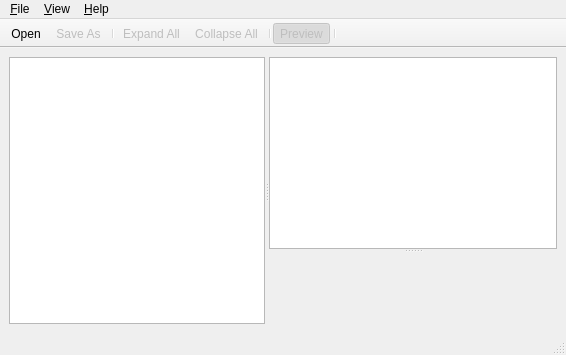
<?xml version="1.0" encoding="UTF-8"?>
<ui version="4.0">
 <class>MainWindow</class>
 <widget class="QMainWindow" name="MainWindow">
  <property name="geometry">
   <rect>
    <x>0</x>
    <y>0</y>
    <width>566</width>
    <height>355</height>
   </rect>
  </property>
  <property name="windowTitle">
   <string>Presentation Explorer</string>
  </property>
  <property name="windowIcon">
   <iconset resource="resources.qrc">
    <normaloff>:/resources/images/MainWindow.ico</normaloff>:/resources/images/MainWindow.ico</iconset>
  </property>
  <property name="dockOptions">
   <set>QMainWindow::AllowTabbedDocks|QMainWindow::AnimatedDocks</set>
  </property>
  <widget class="QWidget" name="centralwidget">
   <property name="sizePolicy">
    <sizepolicy hsizetype="Maximum" vsizetype="Maximum">
     <horstretch>0</horstretch>
     <verstretch>0</verstretch>
    </sizepolicy>
   </property>
   <layout class="QHBoxLayout" name="horizontalLayout">
    <item>
     <widget class="QSplitter" name="horizontalSplitter">
      <property name="sizePolicy">
       <sizepolicy hsizetype="Expanding" vsizetype="Expanding">
        <horstretch>0</horstretch>
        <verstretch>0</verstretch>
       </sizepolicy>
      </property>
      <property name="orientation">
       <enum>Qt::Horizontal</enum>
      </property>
      <property name="opaqueResize">
       <bool>true</bool>
      </property>
      <widget class="QTreeView" name="treeView">
       <property name="sizePolicy">
        <sizepolicy hsizetype="Expanding" vsizetype="Expanding">
         <horstretch>0</horstretch>
         <verstretch>0</verstretch>
        </sizepolicy>
       </property>
       <property name="minimumSize">
        <size>
         <width>0</width>
         <height>0</height>
        </size>
       </property>
       <property name="maximumSize">
        <size>
         <width>16777215</width>
         <height>16777215</height>
        </size>
       </property>
       <property name="baseSize">
        <size>
         <width>0</width>
         <height>0</height>
        </size>
       </property>
       <attribute name="headerVisible">
        <bool>false</bool>
       </attribute>
      </widget>
      <widget class="QSplitter" name="verticalSplitter">
       <property name="sizePolicy">
        <sizepolicy hsizetype="Expanding" vsizetype="Expanding">
         <horstretch>1</horstretch>
         <verstretch>0</verstretch>
        </sizepolicy>
       </property>
       <property name="orientation">
        <enum>Qt::Vertical</enum>
       </property>
       <widget class="QTextEdit" name="textEdit">
        <property name="sizePolicy">
         <sizepolicy hsizetype="Expanding" vsizetype="Expanding">
          <horstretch>0</horstretch>
          <verstretch>0</verstretch>
         </sizepolicy>
        </property>
       </widget>
       <widget class="QLabel" name="canvas">
        <property name="sizePolicy">
         <sizepolicy hsizetype="Expanding" vsizetype="Expanding">
          <horstretch>0</horstretch>
          <verstretch>1</verstretch>
         </sizepolicy>
        </property>
        <property name="frameShape">
         <enum>QFrame::NoFrame</enum>
        </property>
        <property name="lineWidth">
         <number>1</number>
        </property>
        <property name="text">
         <string/>
        </property>
        <property name="scaledContents">
         <bool>false</bool>
        </property>
        <property name="indent">
         <number>-1</number>
        </property>
       </widget>
      </widget>
     </widget>
    </item>
   </layout>
  </widget>
  <widget class="QMenuBar" name="menubar">
   <property name="geometry">
    <rect>
     <x>0</x>
     <y>0</y>
     <width>566</width>
     <height>21</height>
    </rect>
   </property>
   <widget class="QMenu" name="menuFile">
    <property name="title">
     <string>&amp;File</string>
    </property>
    <addaction name="actionOpen"/>
    <addaction name="actionSaveAs"/>
    <addaction name="separator"/>
    <addaction name="actionLoadLicense"/>
    <addaction name="separator"/>
    <addaction name="actionExit"/>
   </widget>
   <widget class="QMenu" name="menuView">
    <property name="title">
     <string>&amp;View</string>
    </property>
    <addaction name="actionExpandAll"/>
    <addaction name="actionCollapseAll"/>
   </widget>
   <widget class="QMenu" name="menuHelp">
    <property name="title">
     <string>&amp;Help</string>
    </property>
    <addaction name="actionAbout"/>
   </widget>
   <addaction name="menuFile"/>
   <addaction name="menuView"/>
   <addaction name="menuHelp"/>
  </widget>
  <widget class="QStatusBar" name="statusbar"/>
  <widget class="QToolBar" name="toolBar">
   <property name="windowTitle">
    <string>toolBar</string>
   </property>
   <property name="autoFillBackground">
    <bool>false</bool>
   </property>
   <property name="movable">
    <bool>false</bool>
   </property>
   <property name="iconSize">
    <size>
     <width>24</width>
     <height>24</height>
    </size>
   </property>
   <property name="toolButtonStyle">
    <enum>Qt::ToolButtonTextUnderIcon</enum>
   </property>
   <property name="floatable">
    <bool>true</bool>
   </property>
   <attribute name="toolBarArea">
    <enum>TopToolBarArea</enum>
   </attribute>
   <attribute name="toolBarBreak">
    <bool>false</bool>
   </attribute>
   <addaction name="actionOpen"/>
   <addaction name="actionSaveAs"/>
   <addaction name="separator"/>
   <addaction name="actionExpandAll"/>
   <addaction name="actionCollapseAll"/>
   <addaction name="separator"/>
   <addaction name="actionPreview"/>
   <addaction name="separator"/>
  </widget>
  <action name="actionOpen">
   <property name="icon">
    <iconset resource="resources.qrc">
     <normaloff>:/resources/images/actions/Open.png</normaloff>:/resources/images/actions/Open.png</iconset>
   </property>
   <property name="text">
    <string>&amp;Open...</string>
   </property>
   <property name="toolTip">
    <string>Open Presentation</string>
   </property>
  </action>
  <action name="actionSaveAs">
   <property name="enabled">
    <bool>false</bool>
   </property>
   <property name="icon">
    <iconset resource="resources.qrc">
     <normaloff>:/resources/images/actions/SaveAs.png</normaloff>:/resources/images/actions/SaveAs.png</iconset>
   </property>
   <property name="text">
    <string>Save &amp;As...</string>
   </property>
   <property name="toolTip">
    <string>Save Presentation As</string>
   </property>
  </action>
  <action name="actionPreview">
   <property name="checkable">
    <bool>true</bool>
   </property>
   <property name="checked">
    <bool>true</bool>
   </property>
   <property name="enabled">
    <bool>false</bool>
   </property>
   <property name="icon">
    <iconset resource="resources.qrc">
     <normaloff>:/resources/images/actions/Preview.png</normaloff>:/resources/images/actions/Preview.png</iconset>
   </property>
   <property name="text">
    <string>&amp;Preview...</string>
   </property>
   <property name="toolTip">
    <string>Rendering</string>
   </property>
  </action>
  <action name="actionExit">
   <property name="text">
    <string>E&amp;xit</string>
   </property>
  </action>
  <action name="actionExpandAll">
   <property name="enabled">
    <bool>false</bool>
   </property>
   <property name="icon">
    <iconset resource="resources.qrc">
     <normaloff>:/resources/images/actions/ExpandAll.png</normaloff>:/resources/images/actions/ExpandAll.png</iconset>
   </property>
   <property name="text">
    <string>&amp;Expand All</string>
   </property>
   <property name="toolTip">
    <string>Expand All</string>
   </property>
  </action>
  <action name="actionCollapseAll">
   <property name="enabled">
    <bool>false</bool>
   </property>
   <property name="icon">
    <iconset resource="resources.qrc">
     <normaloff>:/resources/images/actions/CollapseAll.png</normaloff>:/resources/images/actions/CollapseAll.png</iconset>
   </property>
   <property name="text">
    <string>&amp;Collapse All</string>
   </property>
  </action>
  <action name="actionAbout">
   <property name="text">
    <string>&amp;About</string>
   </property>
  </action>
  <action name="actionLoadLicense">
   <property name="icon">
    <iconset resource="resources.qrc">
     <normaloff>:/resources/images/actions/LoadLicense.png</normaloff>:/resources/images/actions/LoadLicense.png</iconset>
   </property>
   <property name="text">
    <string>&amp;Load License...</string>
   </property>
  </action>
 </widget>
 <tabstops>
  <tabstop>treeView</tabstop>
 </tabstops>
 <resources>
  <include location="resources.qrc"/>
 </resources>
 <connections/>
</ui>
